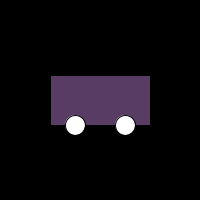
Frame 1 (no input)
Frame 60 (the mouse pressed at the canvas centre just before this capture): identical to frame 1, image omitted
Frame 120 (the mouse held since frame 60 and released just before this capture): identical to frame 1, image omitted

The Processing sketch that drew this single still picture (run headless with seeded random() and noise(); from frame 60 on, the mouse is pressed at the canvas centre):

// Processing sketch: AutoUebung
// ── AutoUebung.pde
int[] colour = {200, 100, 100};
Besitzer b1 = new Besitzer("Jilda", 14, "Herne");
Auto fiat1 = new Auto(100, 100, "fiat", colour , b1, "WANJK88");

void setup() {
  size(200, 200);
  colorMode(HSB);
  background(0);
  print(fiat1);
}

void draw() {
  background(0);
  fiat1.autodraw();
  if(fiat1.xpos - fiat1.laenge / 2 > width) {
    fiat1.xpos -= width + fiat1.laenge;
  }
  if(fiat1.xpos + fiat1.laenge / 2 < 0) {
    fiat1.xpos += width + fiat1.laenge;
  }
}

 void keyPressed() {  
  if(key == CODED) {
    if(keyCode == RIGHT) {
      fiat1.drive();               
    } else if(keyCode == LEFT) {
      fiat1.driveback();
    } else if(keyCode == DOWN) {
      fiat1.farbeaender();
    }
  }
} 


class Besitzer {
  String name;
  int alter;
  String herkunft;
  Besitzer(String nm, int alt, String her) {
    nm = name;
    alt = alter;
    her = herkunft;
  }
}

class Auto {
  int xpos;
  int ypos;
  String marke;
  int[] farbe = {};
  Besitzer besitzer1;
  String kfzZeichen;
  int laenge = 100;
  int hoehe = laenge / 2;
  int reifenposx1 = xpos - laenge / 4;
  int reifenposx2 = xpos + laenge / 4;
  int reifenposy = ypos + hoehe / 2;
  int reifendurchmesser = 20; 
  Auto(int xp, int yp, String mk, int[] fb, Besitzer bs, String kfz) {
    xpos = xp;
    ypos = yp;
    marke = mk;
    farbe = fb;
    besitzer1 = bs;
    kfzZeichen = kfz; 
  }
  void autodraw() {
    int laenge = 100;
    int hoehe = laenge / 2;
    int reifenposx1 = xpos - laenge / 4;
    int reifenposx2 = xpos + laenge / 4;
    int reifenposy = ypos + hoehe / 2;
    int reifendurchmesser = 20; 
    fill(farbe[0], farbe[1], farbe[2]);
    rectMode(CENTER);
    rect(xpos, ypos, laenge, hoehe);
    fill(255);
    ellipse(reifenposx1, reifenposy, reifendurchmesser, reifendurchmesser);
    ellipse(reifenposx2, reifenposy, reifendurchmesser, reifendurchmesser);
    fill(0); 
  }
  void drive() {
    xpos++;
  }
  void driveback() {
    xpos--;
  }
  void farbeaender() {
    farbe[0] = int(random(360)); 
  } 
} 
